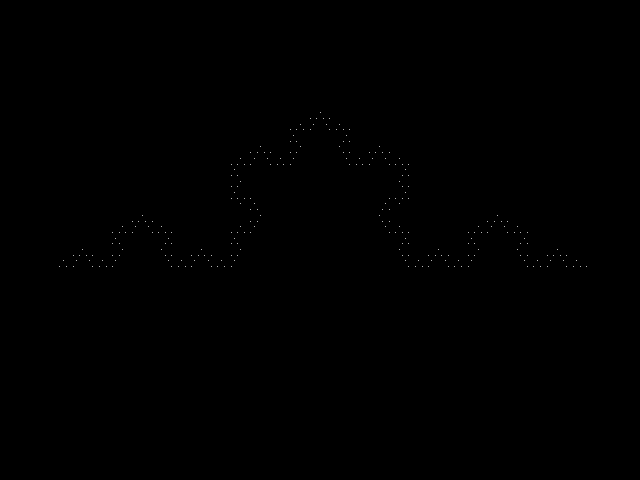
Frame 1 (no input)
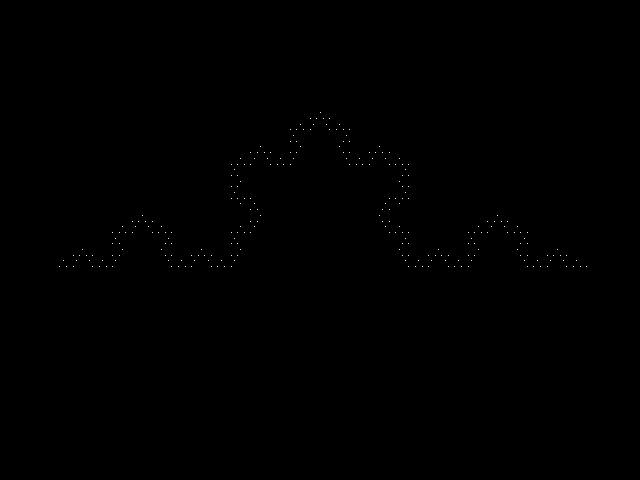
Frame 2 (the mouse pressed at the canvas centre, redrawn once)

The Processing sketch that drew these frames (run headless with seeded random() and noise(); the mouse was pressed at the canvas centre and the sketch redrawn once):

// Processing sketch: koch
// ── koch.pde
/**
 * koch, Koch Curve
 */

int     p = 4;
float[] t = new float[p];
float   h = pow(3, -p);

/**
 * Set up screen 
 */
void setup() {
  
  size(640, 480);
  background(0, 0, 0);
  stroke(255);  
  noLoop(); 

}
 
/**
 * Map x coordinates to the screen width
 */
float mapX(float value) {
 return map(value, -0.1, 1.1, width, 0); 
}

/**
 * Map y coordinates to the screen height
 */
float mapY(float value) {
 return map(value, -0.4, 0.5, height, 0); 
}  

  
/**
 * Draw fractal 
 */
void draw() {

  float x = 0.0;
  float y = 0.0;
  
  for (int n = 0; n <= pow(4, p) - 1; n++) {
    
    int m = n; // Quaternary notation of n 
    
    for (int l = 0; l < p; l++) {
      t[l] = m % 4;
      m = m / 4; 
    }
  
    float s = 0;
    
    for (int k = 0; k < p; k++) {
      s = s + (t[k] + 1) % 3 - 1; 
    }
    
    float old_x = x;
    float old_y = y;
    
    x = old_x + cos(PI * s / 3) * h;
    y = old_y + sin(PI * s / 3) * h;   
   
    line(mapX(old_x), mapY(old_y), mapX(old_x), mapY(old_y));

  }
  
}
